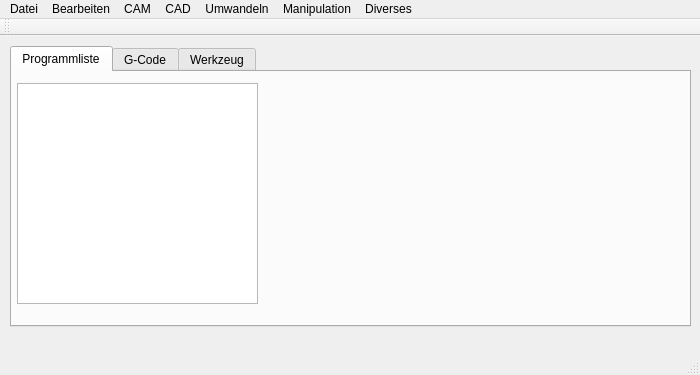
<?xml version="1.0" encoding="UTF-8"?>
<ui version="4.0">
 <class>MainWindow</class>
 <widget class="QMainWindow" name="MainWindow">
  <property name="geometry">
   <rect>
    <x>0</x>
    <y>0</y>
    <width>700</width>
    <height>375</height>
   </rect>
  </property>
  <widget class="QWidget" name="centralWidget">
   <widget class="QTabWidget" name="tabWidget">
    <property name="geometry">
     <rect>
      <x>10</x>
      <y>10</y>
      <width>681</width>
      <height>281</height>
     </rect>
    </property>
    <property name="maximumSize">
     <size>
      <width>681</width>
      <height>641</height>
     </size>
    </property>
    <property name="currentIndex">
     <number>0</number>
    </property>
    <widget class="QWidget" name="tab_Programmliste">
     <attribute name="title">
      <string>Programmliste</string>
     </attribute>
     <widget class="QListWidget" name="listWidget_Programmliste">
      <property name="geometry">
       <rect>
        <x>5</x>
        <y>11</y>
        <width>241</width>
        <height>221</height>
       </rect>
      </property>
      <property name="selectionMode">
       <enum>QAbstractItemView::ExtendedSelection</enum>
      </property>
     </widget>
    </widget>
    <widget class="QWidget" name="tab_GCode">
     <attribute name="title">
      <string>G-Code</string>
     </attribute>
     <widget class="QPlainTextEdit" name="plainTextEdit_GCode">
      <property name="geometry">
       <rect>
        <x>10</x>
        <y>50</y>
        <width>661</width>
        <height>551</height>
       </rect>
      </property>
     </widget>
     <widget class="QWidget" name="layoutWidget">
      <property name="geometry">
       <rect>
        <x>10</x>
        <y>10</y>
        <width>251</width>
        <height>31</height>
       </rect>
      </property>
      <layout class="QHBoxLayout" name="layout_GCODE_buttons">
       <item>
        <widget class="QPushButton" name="pushButton_Aktualisieren_GCode">
         <property name="text">
          <string>Aktualisieren</string>
         </property>
        </widget>
       </item>
       <item>
        <widget class="QPushButton" name="pushButton_Exportieren_GCODE">
         <property name="text">
          <string>Exportieren</string>
         </property>
        </widget>
       </item>
      </layout>
     </widget>
    </widget>
    <widget class="QWidget" name="tab_Werkzeug">
     <attribute name="title">
      <string>Werkzeug</string>
     </attribute>
     <widget class="QListWidget" name="listWidget_Werkzeug">
      <property name="geometry">
       <rect>
        <x>10</x>
        <y>50</y>
        <width>661</width>
        <height>551</height>
       </rect>
      </property>
     </widget>
     <widget class="QWidget" name="layoutWidget">
      <property name="geometry">
       <rect>
        <x>10</x>
        <y>10</y>
        <width>471</width>
        <height>31</height>
       </rect>
      </property>
      <layout class="QHBoxLayout" name="horizontalLayout">
       <item>
        <widget class="QPushButton" name="pushButton_WKZ_Neu">
         <property name="text">
          <string>Neues Werkzeug</string>
         </property>
        </widget>
       </item>
       <item>
        <widget class="QPushButton" name="pushButton_WKZ_Speichern">
         <property name="text">
          <string>Speichern</string>
         </property>
        </widget>
       </item>
       <item>
        <widget class="QPushButton" name="pushButton_WKZ_Laden">
         <property name="text">
          <string>Neu Laden</string>
         </property>
        </widget>
       </item>
       <item>
        <widget class="QPushButton" name="pushButton_WKZ_Export_an_EMC2">
         <property name="text">
          <string>Export an EMC2</string>
         </property>
        </widget>
       </item>
      </layout>
     </widget>
    </widget>
   </widget>
  </widget>
  <widget class="QMenuBar" name="menuBar">
   <property name="geometry">
    <rect>
     <x>0</x>
     <y>0</y>
     <width>700</width>
     <height>23</height>
    </rect>
   </property>
   <widget class="QMenu" name="menuMen">
    <property name="title">
     <string>Diverses</string>
    </property>
    <addaction name="actionInfo"/>
    <addaction name="actionEinstellungen"/>
    <addaction name="actionWerkzeugliste"/>
    <addaction name="actionProgrammliste_anzeigen"/>
    <addaction name="actionWerkzeugliste_anzeigen"/>
    <addaction name="actionVariablenwert_anzeigen"/>
    <addaction name="actionTestfunktion"/>
   </widget>
   <widget class="QMenu" name="menuBearbeiten">
    <property name="title">
     <string>Bearbeiten</string>
    </property>
    <addaction name="actionAendern"/>
    <addaction name="separator"/>
    <addaction name="actionEinfuegen"/>
    <addaction name="actionKopieren"/>
    <addaction name="actionAusschneiden"/>
    <addaction name="actionEntfernen"/>
    <addaction name="separator"/>
    <addaction name="actionEin_Ausblenden"/>
    <addaction name="actionAuswahl_Einblenden"/>
    <addaction name="actionAuswahl_Ausblenden"/>
    <addaction name="separator"/>
    <addaction name="actionRueckgaengig"/>
    <addaction name="actionWiederholen"/>
   </widget>
   <widget class="QMenu" name="menuDatei">
    <property name="title">
     <string>Datei</string>
    </property>
    <widget class="QMenu" name="menuLetzte_Dateien">
     <property name="title">
      <string>erneut Öfnen</string>
     </property>
    </widget>
    <widget class="QMenu" name="menuImport">
     <property name="title">
      <string>Import</string>
     </property>
     <addaction name="import_GGF"/>
     <addaction name="import_DXF"/>
    </widget>
    <widget class="QMenu" name="menuOffene_Dateien">
     <property name="title">
      <string>offene Dateien</string>
     </property>
    </widget>
    <addaction name="actionDateiNeu"/>
    <addaction name="actionDateiOefnen"/>
    <addaction name="menuLetzte_Dateien"/>
    <addaction name="menuOffene_Dateien"/>
    <addaction name="menuImport"/>
    <addaction name="actionDateiSpeichern"/>
    <addaction name="actionDateiSpeichern_unter"/>
    <addaction name="actionDateiSchliessen"/>
    <addaction name="separator"/>
    <addaction name="actionMaschine_speichern"/>
    <addaction name="actionMaschinengeometrie_bearbeiten"/>
    <addaction name="separator"/>
    <addaction name="actionGCode_berechnen"/>
    <addaction name="actionGCode_exportieren"/>
   </widget>
   <widget class="QMenu" name="menuHinzufuegen">
    <property name="title">
     <string>CAM</string>
    </property>
    <addaction name="actionMakeProgrammkopf"/>
    <addaction name="actionMakeProgrammende"/>
    <addaction name="separator"/>
    <addaction name="actionMakeKommentar"/>
    <addaction name="actionMakeVariable"/>
    <addaction name="separator"/>
    <addaction name="actionMakeKreistasche"/>
    <addaction name="actionMakeRechtecktasche"/>
    <addaction name="separator"/>
    <addaction name="actionMakeBohren"/>
    <addaction name="separator"/>
    <addaction name="actionMakeFraeser_Aufruf"/>
    <addaction name="actionMakeGerade_Fraesbahn"/>
    <addaction name="actionMakeGebogene_Fraesbahn"/>
    <addaction name="actionMakeAbfahren"/>
   </widget>
   <widget class="QMenu" name="menuUmwandeln">
    <property name="title">
     <string>Umwandeln</string>
    </property>
    <addaction name="actionKreis_in_Kreistasche_umwandeln"/>
    <addaction name="actionKreistasche_in_Kreis_umwandeln"/>
    <addaction name="separator"/>
    <addaction name="actionKreis_in_Bohrung_umwandeln"/>
    <addaction name="actionBohrung_in_Kreis_umwandeln"/>
    <addaction name="separator"/>
    <addaction name="actionKreistasche_in_Bohrung_umwandeln"/>
    <addaction name="actionBohrung_in_Kreistasche_umwandeln"/>
    <addaction name="separator"/>
    <addaction name="action4_Eck_in_Rechtecktasche_umwandeln"/>
    <addaction name="actionRechtecktasche_in_4_Eck_umwandeln"/>
    <addaction name="separator"/>
    <addaction name="actionLinien_in_Fraeskonturen_umwandeln"/>
    <addaction name="actionFraeskonturen_in_Linien_umwandeln"/>
   </widget>
   <widget class="QMenu" name="menuCAD">
    <property name="title">
     <string>CAD</string>
    </property>
    <addaction name="actionMakeKreis"/>
    <addaction name="actionMakeBogen"/>
    <addaction name="actionMakeStrecke"/>
   </widget>
   <widget class="QMenu" name="menuManipulation">
    <property name="title">
     <string>Manipulation</string>
    </property>
    <addaction name="actionCAD_sortieren"/>
    <addaction name="actionFraesrichtung_umkehren"/>
    <addaction name="actionFraesStartpunkt_vor"/>
    <addaction name="actionFraesStartpunkt_nach"/>
    <addaction name="separator"/>
    <addaction name="actionVerastzvariablen"/>
    <addaction name="separator"/>
    <addaction name="actionSpiegeln_vertikel"/>
    <addaction name="actionSpiegeln_horizontal"/>
   </widget>
   <addaction name="menuDatei"/>
   <addaction name="menuBearbeiten"/>
   <addaction name="menuHinzufuegen"/>
   <addaction name="menuCAD"/>
   <addaction name="menuUmwandeln"/>
   <addaction name="menuManipulation"/>
   <addaction name="menuMen"/>
  </widget>
  <widget class="QToolBar" name="mainToolBar">
   <attribute name="toolBarArea">
    <enum>TopToolBarArea</enum>
   </attribute>
   <attribute name="toolBarBreak">
    <bool>false</bool>
   </attribute>
  </widget>
  <widget class="QStatusBar" name="statusBar"/>
  <action name="actionEinstellungen">
   <property name="text">
    <string>Einstellungen</string>
   </property>
  </action>
  <action name="actionWerkzeugliste">
   <property name="text">
    <string>Werkzeutabelle aus EMC2 anzeigen</string>
   </property>
   <property name="shortcut">
    <string>Ctrl+T</string>
   </property>
  </action>
  <action name="actionAendern">
   <property name="text">
    <string>Ändern</string>
   </property>
   <property name="shortcut">
    <string>Return</string>
   </property>
  </action>
  <action name="actionDateiSpeichern">
   <property name="text">
    <string>Speichern</string>
   </property>
   <property name="shortcut">
    <string>Ctrl+S</string>
   </property>
  </action>
  <action name="actionDateiOefnen">
   <property name="text">
    <string>Öfnen</string>
   </property>
   <property name="shortcut">
    <string>Ctrl+O</string>
   </property>
  </action>
  <action name="actionDateiSchliessen">
   <property name="text">
    <string>Schliessen</string>
   </property>
   <property name="shortcut">
    <string>Ctrl+W</string>
   </property>
  </action>
  <action name="actionGCode_berechnen">
   <property name="text">
    <string>GCode berechnen</string>
   </property>
  </action>
  <action name="actionGCode_exportieren">
   <property name="text">
    <string>GCode exportieren</string>
   </property>
  </action>
  <action name="actionEntfernen">
   <property name="text">
    <string>Entfernen</string>
   </property>
   <property name="shortcut">
    <string>Del</string>
   </property>
  </action>
  <action name="actionKopieren">
   <property name="text">
    <string>Kopieren</string>
   </property>
   <property name="shortcut">
    <string>Ctrl+C</string>
   </property>
  </action>
  <action name="actionAusschneiden">
   <property name="text">
    <string>Ausschneiden</string>
   </property>
   <property name="shortcut">
    <string>Ctrl+X</string>
   </property>
  </action>
  <action name="actionEinfuegen">
   <property name="text">
    <string>Einfügen</string>
   </property>
   <property name="shortcut">
    <string>Ctrl+V</string>
   </property>
  </action>
  <action name="actionMakeProgrammkopf">
   <property name="text">
    <string>Programmkopf</string>
   </property>
  </action>
  <action name="actionMakeProgrammende">
   <property name="text">
    <string>Programmende</string>
   </property>
  </action>
  <action name="actionMakeKreistasche">
   <property name="text">
    <string>Kreistasche</string>
   </property>
  </action>
  <action name="actionMakeRechtecktasche">
   <property name="text">
    <string>Rechtecktasche</string>
   </property>
  </action>
  <action name="actionMakeKommentar">
   <property name="text">
    <string>Kommentar</string>
   </property>
  </action>
  <action name="actionDateiNeu">
   <property name="text">
    <string>Neu</string>
   </property>
   <property name="whatsThis">
    <string extracomment="Öffnet eine neue Datei."/>
   </property>
   <property name="shortcut">
    <string>Ctrl+N</string>
   </property>
  </action>
  <action name="actionDateiSpeichern_unter">
   <property name="text">
    <string>Speichern unter</string>
   </property>
   <property name="shortcut">
    <string>Ctrl+Shift+S</string>
   </property>
  </action>
  <action name="actionMakeVariable">
   <property name="text">
    <string>Variable</string>
   </property>
  </action>
  <action name="actionEin_Ausblenden">
   <property name="text">
    <string>Ein/Ausblenden</string>
   </property>
   <property name="shortcut">
    <string>Space</string>
   </property>
  </action>
  <action name="actionVorschaufenster_anzeigen">
   <property name="checkable">
    <bool>false</bool>
   </property>
   <property name="text">
    <string>Vorschaufenster anzeigen</string>
   </property>
  </action>
  <action name="actionProgrammliste_anzeigen">
   <property name="text">
    <string>Programmliste anzeigen</string>
   </property>
  </action>
  <action name="actionWerkzeugliste_anzeigen">
   <property name="text">
    <string>Werkzeugliste anzeigen</string>
   </property>
  </action>
  <action name="actionVariablenwert_anzeigen">
   <property name="text">
    <string>Variablenwert anzeigen</string>
   </property>
  </action>
  <action name="actionAuswahl_Einblenden">
   <property name="text">
    <string>Auswahl Einblenden</string>
   </property>
  </action>
  <action name="actionAuswahl_Ausblenden">
   <property name="text">
    <string>Auswahl Ausblenden</string>
   </property>
  </action>
  <action name="actionRueckgaengig">
   <property name="text">
    <string>Rückgaengig</string>
   </property>
   <property name="shortcut">
    <string>Ctrl+Z</string>
   </property>
  </action>
  <action name="actionWiederholen">
   <property name="text">
    <string>Wiederholen</string>
   </property>
   <property name="shortcut">
    <string>Ctrl+Y</string>
   </property>
  </action>
  <action name="actionMakeFraeser_Aufruf">
   <property name="text">
    <string>Fräser-Aufruf</string>
   </property>
  </action>
  <action name="actionMakeGerade_Fraesbahn">
   <property name="text">
    <string>gerade Fräsbahn</string>
   </property>
  </action>
  <action name="actionMakeGebogene_Fraesbahn">
   <property name="text">
    <string>gebogene Fräsbahn</string>
   </property>
  </action>
  <action name="actionMakeAbfahren">
   <property name="text">
    <string>Abfahren</string>
   </property>
  </action>
  <action name="actionTestfunktion">
   <property name="text">
    <string>Testfunktion</string>
   </property>
  </action>
  <action name="actionLetzte_Dateien">
   <property name="text">
    <string>letzte Dateien</string>
   </property>
  </action>
  <action name="import_GGF">
   <property name="text">
    <string>GGF</string>
   </property>
  </action>
  <action name="import_DXF">
   <property name="text">
    <string>DXF (LibreCad 1.0.2 / 2.0.9)</string>
   </property>
   <property name="shortcut">
    <string>Ctrl+I</string>
   </property>
  </action>
  <action name="actionKreis_in_Kreistasche_umwandeln">
   <property name="text">
    <string>Kreis in Kreistasche umwandeln</string>
   </property>
  </action>
  <action name="actionMakeKreis">
   <property name="text">
    <string>Kreis</string>
   </property>
  </action>
  <action name="actionKreistasche_in_Kreis_umwandeln">
   <property name="text">
    <string>Kreistasche in Kreis umwandeln</string>
   </property>
  </action>
  <action name="actionInfo">
   <property name="text">
    <string>Info</string>
   </property>
  </action>
  <action name="actionMakeStrecke">
   <property name="text">
    <string>Strecke</string>
   </property>
  </action>
  <action name="actionMakeBogen">
   <property name="text">
    <string>Bogen</string>
   </property>
  </action>
  <action name="actionMaschine_speichern">
   <property name="text">
    <string>Maschinengeometrie speichern</string>
   </property>
  </action>
  <action name="actionMaschinengeometrie_bearbeiten">
   <property name="text">
    <string>Maschinengeometrie bearbeiten</string>
   </property>
  </action>
  <action name="actionCAD_sortieren">
   <property name="text">
    <string>CAD sortieren</string>
   </property>
  </action>
  <action name="actionLinien_in_Fraeskonturen_umwandeln">
   <property name="text">
    <string>Linien in Fräskonturen umwandeln</string>
   </property>
  </action>
  <action name="actionFraeskonturen_in_Linien_umwandeln">
   <property name="text">
    <string>Fräskonturen in Linien umwandeln</string>
   </property>
  </action>
  <action name="actionFraesrichtung_umkehren">
   <property name="text">
    <string>Fräsrichtung umkehren</string>
   </property>
   <property name="shortcut">
    <string>Ctrl+U</string>
   </property>
  </action>
  <action name="actionFraesStartpunkt_vor">
   <property name="text">
    <string>Fräser-Startpunkt vor</string>
   </property>
   <property name="shortcut">
    <string>Ctrl+Right</string>
   </property>
  </action>
  <action name="actionFraesStartpunkt_nach">
   <property name="text">
    <string>Fräser-Startpunkt nach</string>
   </property>
   <property name="shortcut">
    <string>Ctrl+Left</string>
   </property>
  </action>
  <action name="action4_Eck_in_Rechtecktasche_umwandeln">
   <property name="text">
    <string>4-Eck in Rechtecktasche umwandeln</string>
   </property>
  </action>
  <action name="actionRechtecktasche_in_4_Eck_umwandeln">
   <property name="text">
    <string>Rechtecktasche in 4-Eck umwandeln</string>
   </property>
  </action>
  <action name="actionVerastzvariablen">
   <property name="text">
    <string>Versatzvariablen einfügen</string>
   </property>
  </action>
  <action name="actionMakeBohren">
   <property name="text">
    <string>Bohren</string>
   </property>
  </action>
  <action name="actionSpiegeln_vertikel">
   <property name="text">
    <string>spiegeln vertikel (CAM)</string>
   </property>
  </action>
  <action name="actionSpiegeln_horizontal">
   <property name="text">
    <string>spiegeln horizontal (CAM)</string>
   </property>
  </action>
  <action name="actionKreis_in_Bohrung_umwandeln">
   <property name="text">
    <string>Kreis in Bohrung umwandeln</string>
   </property>
  </action>
  <action name="actionBohrung_in_Kreis_umwandeln">
   <property name="text">
    <string>Bohrung in Kreis umwandeln</string>
   </property>
  </action>
  <action name="actionKreistasche_in_Bohrung_umwandeln">
   <property name="text">
    <string>Kreistasche in Bohrung umwandeln</string>
   </property>
  </action>
  <action name="actionBohrung_in_Kreistasche_umwandeln">
   <property name="text">
    <string>Bohrung in Kreistasche umwandeln</string>
   </property>
  </action>
 </widget>
 <layoutdefault spacing="6" margin="11"/>
 <resources/>
 <connections/>
</ui>
